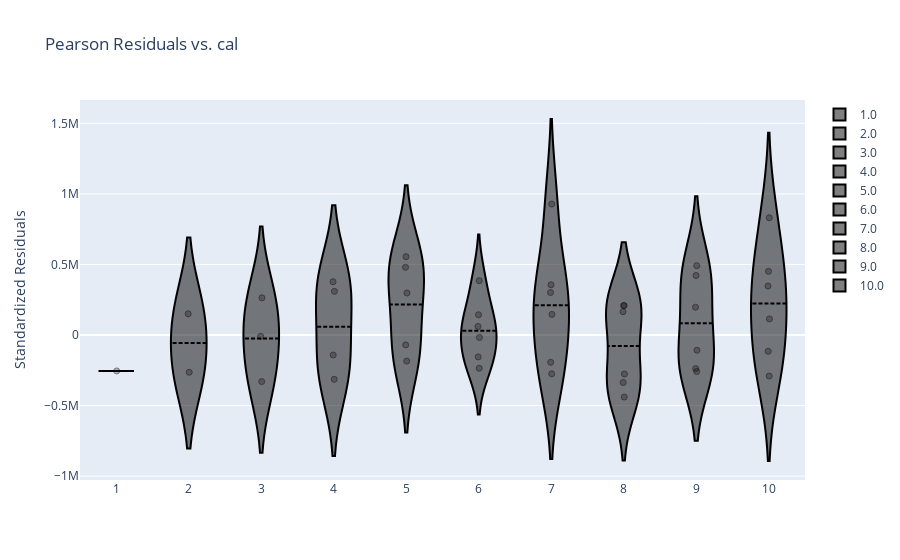

Source (notebook cell):
### Code cell
r.tweedie.plot.residual('cal', log=False)

### Figure 1 — Plotly figure (JSON) as saved in the notebook; plotly's stock layout.template omitted (floating-point values rounded to 4 significant figures)
{"data": [{"box": {"visible": false}, "jitter": 0.05, "line": {"color": "black"}, "marker": {"color": "rgba(0, 0, 0, 0.5)", "line": {"color": "rgba(0, 0, 0)", "width": 1}, "opacity": 0.5, "size": 6}, "meanline": {"visible": true}, "name": "1.0", "pointpos": 0, "points": "all", "type": "violin", "x": [1], "y": [-254600.0]}, {"box": {"visible": false}, "jitter": 0.05, "line": {"color": "black"}, "marker": {"color": "rgba(0, 0, 0, 0.5)", "line": {"color": "rgba(0, 0, 0)", "width": 1}, "opacity": 0.5, "size": 6}, "meanline": {"visible": true}, "name": "2.0", "pointpos": 0, "points": "all", "type": "violin", "x": [2, 2], "y": [-264000.0, 150200.0]}, {"box": {"visible": false}, "jitter": 0.05, "line": {"color": "black"}, "marker": {"color": "rgba(0, 0, 0, 0.5)", "line": {"color": "rgba(0, 0, 0)", "width": 1}, "opacity": 0.5, "size": 6}, "meanline": {"visible": true}, "name": "3.0", "pointpos": 0, "points": "all", "type": "violin", "x": [3, 3, 3], "y": [-329700.0, 263500.0, -10020.0]}, {"box": {"visible": false}, "jitter": 0.05, "line": {"color": "black"}, "marker": {"color": "rgba(0, 0, 0, 0.5)", "line": {"color": "rgba(0, 0, 0)", "width": 1}, "opacity": 0.5, "size": 6}, "meanline": {"visible": true}, "name": "4.0", "pointpos": 0, "points": "all", "type": "violin", "x": [4, 4, 4, 4], "y": [-313700.0, 377300.0, 309300.0, -141600.0]}, {"box": {"visible": false}, "jitter": 0.05, "line": {"color": "black"}, "marker": {"color": "rgba(0, 0, 0, 0.5)", "line": {"color": "rgba(0, 0, 0)", "width": 1}, "opacity": 0.5, "size": 6}, "meanline": {"visible": true}, "name": "5.0", "pointpos": 0, "points": "all", "type": "violin", "x": [5, 5, 5, 5, 5], "y": [-184900.0, 479600.0, 297500.0, 555000.0, -69910.0]}, {"box": {"visible": false}, "jitter": 0.05, "line": {"color": "black"}, "marker": {"color": "rgba(0, 0, 0, 0.5)", "line": {"color": "rgba(0, 0, 0)", "width": 1}, "opacity": 0.5, "size": 6}, "meanline": {"visible": true}, "name": "6.0", "pointpos": 0, "points": "all", "type": "violin", "x": [6, 6, 6, 6, 6, 6], "y": [-235500.0, 60730.0, 143600.0, 384700.0, -155100.0, -17530.0]}, {"box": {"visible": false}, "jitter": 0.05, "line": {"color": "black"}, "marker": {"color": "rgba(0, 0, 0, 0.5)", "line": {"color": "rgba(0, 0, 0)", "width": 1}, "opacity": 0.5, "size": 6}, "meanline": {"visible": true}, "name": "7.0", "pointpos": 0, "points": "all", "type": "violin", "x": [7, 7, 7, 7, 7, 7, 7], "y": [-193600.0, 301000.0, 355800.0, 927700.0, 146000.0, -274800.0, null]}, {"box": {"visible": false}, "jitter": 0.05, "line": {"color": "black"}, "marker": {"color": "rgba(0, 0, 0, 0.5)", "line": {"color": "rgba(0, 0, 0)", "width": 1}, "opacity": 0.5, "size": 6}, "meanline": {"visible": true}, "name": "8.0", "pointpos": 0, "points": "all", "type": "violin", "x": [8, 8, 8, 8, 8, 8, 8, 8], "y": [-276100.0, 208800.0, 208600.0, 165000.0, -336300.0, -439600.0, null, null]}, {"box": {"visible": false}, "jitter": 0.05, "line": {"color": "black"}, "marker": {"color": "rgba(0, 0, 0, 0.5)", "line": {"color": "rgba(0, 0, 0)", "width": 1}, "opacity": 0.5, "size": 6}, "meanline": {"visible": true}, "name": "9.0", "pointpos": 0, "points": "all", "type": "violin", "x": [9, 9, 9, 9, 9, 9, 9, 9, 9], "y": [-258600.0, 421600.0, 491300.0, 196800.0, -107600.0, -238100.0, null, null, null]}, {"box": {"visible": false}, "jitter": 0.05, "line": {"color": "black"}, "marker": {"color": "rgba(0, 0, 0, 0.5)", "line": {"color": "rgba(0, 0, 0)", "width": 1}, "opacity": 0.5, "size": 6}, "meanline": {"visible": true}, "name": "10.0", "pointpos": 0, "points": "all", "type": "violin", "x": [10, 10, 10, 10, 10, 10, 10, 10, 10, 10], "y": [-290800.0, 346900.0, 830700.0, 451100.0, 114000.0, -115000.0, null, null, null, null]}], "layout": {"title": {"text": "Pearson Residuals vs. cal"}, "xaxis": {"title": {"text": ""}, "type": "category"}, "yaxis": {"title": {"text": "Standardized Residuals"}}}}
